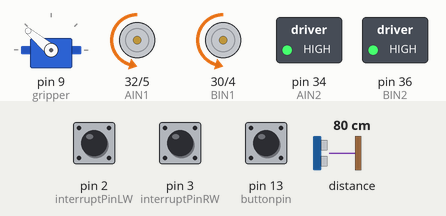
The program below on a simulated Arduino Mega 2560, built with avr-gcc and run on an emulated ATmega2560. Shown: servo, direction and speed pins drawn as motors (green arrow = direction pin HIGH = forward, orange = LOW = backward, longer = more drive), switched loads named in the program (green lamp = pin HIGH). The inputs (shaded band) are chosen by the test bench; at power-on: distance to the obstacle 80 cm, pin 2 (interruptPinLW) HIGH, pin 3 (interruptPinRW) HIGH, pin 13 (buttonpin) LOW. What the program prints to the serial monitor is not drawn.

Above: at 1.2 s.
1.3 s: distance to the obstacle set to 21 cm
At 1.43 s:
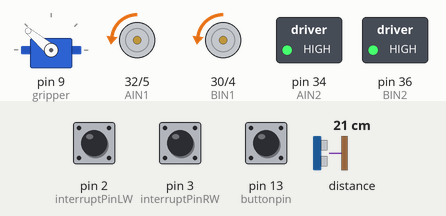
4.3 s: distance to the obstacle set to 17 cm
At 4.76 s:
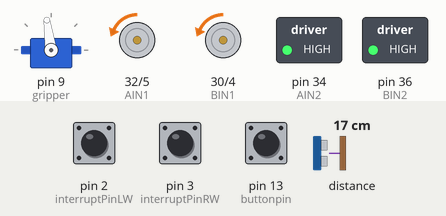
At 6.2 s:
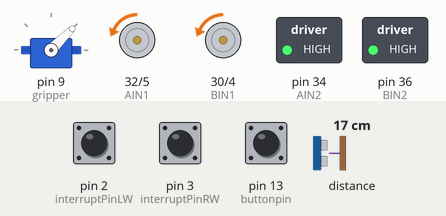
Timing chart, 0 to 7.7 s (numbered marks = the images above; inputs shaded):
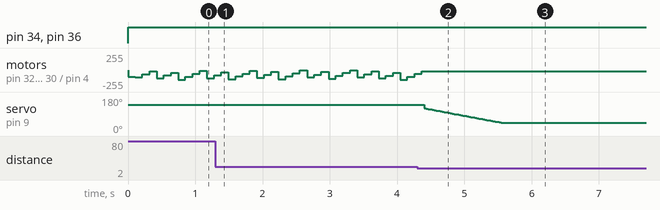

The program:

main.cpp
```cpp
/*Cooper B, Samya P, Tyler S

Basic Robot Movement with a PID feedback:

This code's purpose is to use rotary encoders
(through the use of interupt functions)
to move the robot set distances while constantly updating PWM
Speed using a PID feedback loop. DATE: 4/10/2023
*/
#include <Arduino.h>
#include <math.h>
#include <VL53L0X.h>
#include <Servo.h>
#include <Wire.h>


VL53L0X sensor; //Lidar sensor
uint16_t distance; // Stored distance

int buttonpin = 13; // define D0 Sensor Interface
bool val;// define numeric variables val
int flag = 0;

Servo gripper;
int pos = 0;
int openNum = 45;
int closeNum = 120;
const char gripPin = 9;

int temp_rw = 0;
int temp_lw = 0;

int dist_from_orig_RW = 0;
int dist_from_orig_LW = 0;

volatile unsigned int enc_LW; // LW Encoder tick counter
volatile unsigned int enc_RW; // RW Encoder tick counter

const int interruptPinLW = 2; // LW Encoder interrupt pinout
const int interruptPinRW = 3; // RW Encoder interrupt pinout

bool Start = true; //Flag that prevents the prevents the void loop from repeating

static int current_millis; // a means of resetting a timer

static int elapsed_LW; // time elapsed from LW current_millis set
static int elapsed_RW; // time elapsed from RW current_millis set

static int goal_tk_LW; // the expected encoder count of LW at a given time
static int goal_tk_RW; // the expected encoder count of RW at a given time

//initializing error values
static double curr_error_LW = 0;
static double curr_error_RW = 0;

static double prev_error_LW = 0;
static double prev_error_RW = 0;

static double prev2_error_LW = 0;
static double prev2_error_RW = 0;

//PID gain values lol
const double Kp = .2;
const double Ki = .001;
const double Kd = .00001;

//initalization of delta values used in PID
static double delta_LW = 0;
static double delta_RW = 0;

//initalization of PWM soeed
static int speedLW = 100;
static int speedRW = 100;

const double a = 39.3701; // side a of triangle in inches
const double b = 78.7402; // side b of triangle in inches

//double hyp_ticks = 24 * sqrt((a*a)+(b*b)); // hypotenuse distance in ticks equation using a and b rectangle
//double theta_rads = atan(a/b); // angle theta using sides a and b of rectangle
//double arc_ticks = theta_rads * 2.5 * 24; // arc_length distance in ticks using theta

// Motor A
 const int PWMA = 5;
 const int AIN1 = 32;
 const int AIN2 = 34;

  //Motor B
 const int PWMB = 4;
 const int BIN1 = 30;
 const int BIN2 = 36;

int stopCounter = 0; //counter in charge of changing opperation of the bot

bool dist_orig_check()
{
    if((enc_LW >= dist_from_orig_LW) || (enc_RW >= dist_from_orig_RW))
    return true;
    else
    return false;
}

void openGripper()
{
  for(pos = closeNum; pos >= openNum; pos -= 1){
    gripper.write(pos);
    delay(15);
  }
}

void closeGripper()
{
  for (pos = openNum; pos <= closeNum; pos += 1)
  {
    gripper.write(pos);
    delay(15);
  }
}

int PIDLW() // PID speed updater for LW
{
  elapsed_LW = millis() - current_millis; // New "reset Millis();

  if(elapsed_LW % 150 == 0){//takes a sample every 100 millisec

    goal_tk_LW = .262 * elapsed_LW; // Speed expected for wheel (.262/millisec)

    //Serial.print("goal_tick: ");
    //Serial.println(goal_tk_LW);

    prev2_error_LW = prev_error_LW; //sets 2nd to last error to previous error
    prev_error_LW  = curr_error_LW; //sets previous error to current error
    curr_error_LW = goal_tk_LW - enc_LW; // creates new current error

    // this value will be added to motor speed
    delta_LW = Kp * (curr_error_LW - prev_error_LW)   + Ki * (curr_error_LW + prev_error_LW)  + Kd * (curr_error_LW - 2* prev_error_LW + prev2_error_LW);

    //Serial.print("delta_LW: ");
    //Serial.println(delta_LW);

    // removes any outliers
    if (delta_LW > 500)
    {
      delta_LW = 0;
    }

    else if (delta_LW < -500)
    {
      delta_LW = 0;
    }


    speedLW = speedLW + delta_LW; //adds delta to speed

    //Serial.print("speedLW: ");
    //Serial.println(speedLW);

    // speed bounding
    if (speedLW < 10)
    {
      speedLW = 10;
    }
    else if (speedLW > 200)
    {
      speedLW = 200;
    }

    return speedLW;//returns new motor speed value
  }
}

int PIDRW() // PID speed updater for LW
{

  elapsed_RW = millis() - current_millis;

  if(elapsed_RW % 150 == 0){//takes a sample every 100 millisec
    goal_tk_RW = .262 * elapsed_RW; // Speed expected for wheel (.262ticks/millisec)

    //Serial.print("goal_tick: ");
    //Serial.println(goal_tk_RW);

    prev2_error_RW = prev_error_RW; //sets 2nd to last error to previous error
    prev_error_RW  = curr_error_RW; //sets previous error to current error
    curr_error_RW = goal_tk_RW - enc_RW; // creates new current error

    //this value will be added to motor speed
    delta_RW = Kp * (curr_error_RW - prev_error_RW)   + Ki * (curr_error_RW + prev_error_RW)  + Kd * (curr_error_RW - 2* prev_error_RW + prev2_error_RW);

    //Serial.print("delta_RW: ");
    //Serial.println(delta_RW);

    if (delta_RW > 500)
    {
      delta_RW = 0;
    }
    else if (delta_RW < -500)
    {
      delta_RW = 0;
    }

    speedRW = speedRW + delta_RW; //adds delta to speed

    //Serial.print("Speed: ");
    //Serial.println(speedRW);

    if (speedRW < 10)
    {
      speedRW = 10;
    }
    else if (speedRW > 200)
    {
      speedRW = 200;
    }

    return speedRW;//returns new motor speed value
  }
}

void LW() // LW Encoder Incrementer for Interrupt
{
  ++enc_LW;
}

void RW() // RW Encoder Incrementer for Interrupt
{
  ++enc_RW;
}

void setSpeed(int speed_LW, int speed_RW) //sets desired speed of each motor
{
    analogWrite(PWMA, speed_LW); //Sets the speed of motor
    analogWrite(PWMB, speed_RW); //Sets the speed of motor
}

void stopRobot() // stops both motors
{
  analogWrite(PWMA, 0);
  analogWrite(PWMB, 0);
}

bool grab_dist_check() //distance to move forward to grab or reverse to let go
{
    if((enc_LW >= 38) || (enc_RW >= 38))
      return true;
    else
      return false;

}

void resetEncoder() //resets encoder values to 0
{
   enc_LW = 0;
   enc_RW = 0;
}

void resetValues() //resets error values to 0
{
  curr_error_LW = 0;
  curr_error_RW = 0;

  prev_error_LW = 0;
  prev_error_RW = 0;

  prev2_error_LW = 0;
  prev2_error_RW = 0;
}

bool halfBotRot()//checks to see if the motors have reached half a rotation
{
    if((enc_LW >= 224) || (enc_RW >= 224))
    return true;
    else
    return false;
}

void Forward() //sets both motors direction to allow bot to move forward
{
digitalWrite(AIN1,0);
digitalWrite(AIN2,1);
digitalWrite(BIN1,0);
digitalWrite(BIN2,1);
}
void Reverse() //sets both motors direction to allow bot to move forward
{
digitalWrite(AIN1,1);
digitalWrite(AIN2,0);
digitalWrite(BIN1,1);
digitalWrite(BIN2,0);
}

void Rotate_CCW() //sets both motors direction to allow bot to rotate counter clockwise
{
digitalWrite(AIN1,1);
digitalWrite(AIN2,0);
digitalWrite(BIN1,0);
digitalWrite(BIN2,1);
}

void Rotate_CW() //sets both motors direction to allow bot to rotate clockwise
{
digitalWrite(AIN1,0);
digitalWrite(AIN2,1);
digitalWrite(BIN1,1);
digitalWrite(BIN2,0);
}

void setup ()
{
gripper.attach(9);
Serial.begin(115200);
sensor.init();
sensor.startContinuous();
Wire.begin();
 pinMode (buttonpin, INPUT) ;// output interface D0 is defined sensor
 //attachInterrupt(digitalPinToInterrupt(3), a1, FALLING);
 pinMode (46, INPUT);
 pinMode (44, INPUT);
 gripper.write(140);
 pinMode(interruptPinLW, INPUT_PULLUP);
 pinMode(interruptPinRW, INPUT_PULLUP);
 attachInterrupt(digitalPinToInterrupt(interruptPinLW), LW, RISING);
 attachInterrupt(digitalPinToInterrupt(interruptPinRW), RW, RISING);

pinMode(PWMA, OUTPUT);
pinMode(AIN1, OUTPUT);
pinMode(AIN2, OUTPUT);

pinMode(PWMB, OUTPUT);
pinMode(BIN1, OUTPUT);
pinMode(BIN2, OUTPUT);
}

/*void loop()
{
    while (digitalRead(buttonpin)== LOW)
    {

    }
    if(flag == 0)
    {
      openGripper();
      flag++;
    }

    else if (flag == 1)
    {
      closeGripper();
      flag--;
    }


}
*/

void loop ()
{
 // digital interface will be assigned a value of pin 3 to read val

 while(digitalRead(buttonpin) == HIGH)//stops robot function, waits for clap or yell
 {
   stopRobot();
 }

 /*while(millis()%10 == 0)//stops robot function, waits for clap or yell
 {
   stopRobot();
   delay(10000);
 }*/

 if (flag == 0) //First Step
 {
  Serial.println(flag);
  Serial.println("high");
 //driver forward, detect object
  Forward();
  speedLW = 100;
  speedRW = 100;
  setSpeed(speedLW, speedRW);

  resetValues();
  resetEncoder();
  current_millis = millis();
  temp_rw = enc_RW;
  temp_lw = enc_LW;

  while( sensor.readRangeContinuousMillimeters() >= 200)
  {
      delay(20);
      Serial.println(sensor.readRangeContinuousMillimeters());
      delay(20);
      setSpeed(PIDLW(), PIDRW());
  }
  dist_from_orig_RW = enc_RW - temp_rw;
  dist_from_orig_LW = enc_LW - temp_lw;

 flag++;
 }

 else if (flag == 1) //Second Step
 {
  Serial.println(flag);
  Serial.println("high");
 //open gripper
 openGripper();

 //move forward slightly
   Forward();
   speedLW = 100;
   speedRW = 100;
   setSpeed(speedLW, speedRW);

   resetValues();
   resetEncoder();
   current_millis = millis();

  while(grab_dist_check() == false)
  {
    Serial.println(enc_RW);
      setSpeed(PIDLW(), PIDRW());
  }
  stopRobot();
 //close gripper
closeGripper();

 flag++;
 }

 else if (flag == 2) // third step
 {
  Serial.println(flag);
  Serial.println("high");
 //turn around, move forward, detect object
  Rotate_CCW();
  speedLW = 100;
  speedRW = 100;
  setSpeed(speedLW, speedRW);

  resetValues();
  resetEncoder();
  current_millis = millis();

  while(halfBotRot() == false)
  {
      setSpeed(PIDLW(), PIDRW());
  }
  stopRobot();
  delay(3000);

//move forward
  Forward();
  speedLW = 100;
  speedRW = 100;
  setSpeed(speedLW, speedRW);

  resetValues();
  resetEncoder();
  current_millis = millis();

  while(dist_orig_check() == false)
  {
      setSpeed(PIDLW(), PIDRW());
  }
  dist_from_orig_LW = 0;
  dist_from_orig_RW = 0;

 flag++;
 }

else // final step and reset
{
  Serial.println(flag);
  Serial.println("high");
  //open gripper
  openGripper();
  //reverse short distance
  Reverse();
  speedLW = 100;
  speedRW = 100;
  setSpeed(speedLW, speedRW);

  resetValues();
  resetEncoder();
  current_millis = millis();

  while(grab_dist_check() == false)
  {
      setSpeed(PIDLW(), PIDRW());
  }
  stopRobot();
  delay(3000);
  //turn around
  Rotate_CCW();
  speedLW = 100;
  speedRW = 100;
  setSpeed(speedLW, speedRW);

  resetValues();
  resetEncoder();
  current_millis = millis();

  while(halfBotRot() == false)
  {
      setSpeed(PIDLW(), PIDRW());
  }
  stopRobot();
  delay(1000);
 //close gripper
  closeGripper();
  delay(3000);
flag = 0;
}

}
```

Measured:
- the behaviour switches between 20 and 19 cm on distance to the obstacle (found by bisection; images 1 and 2)
- after the input at 4.3 s, motor on pin 32 (AIN1) / pin 5 (PWMA), motor on pin 30 (BIN1) / pin 4 (PWMB): goes on until 4.4 s, then stays backward 16/255; servo on pin 9 (gripper): moves from 140° to 45° over 1.2 s, starting after 0.10 s
